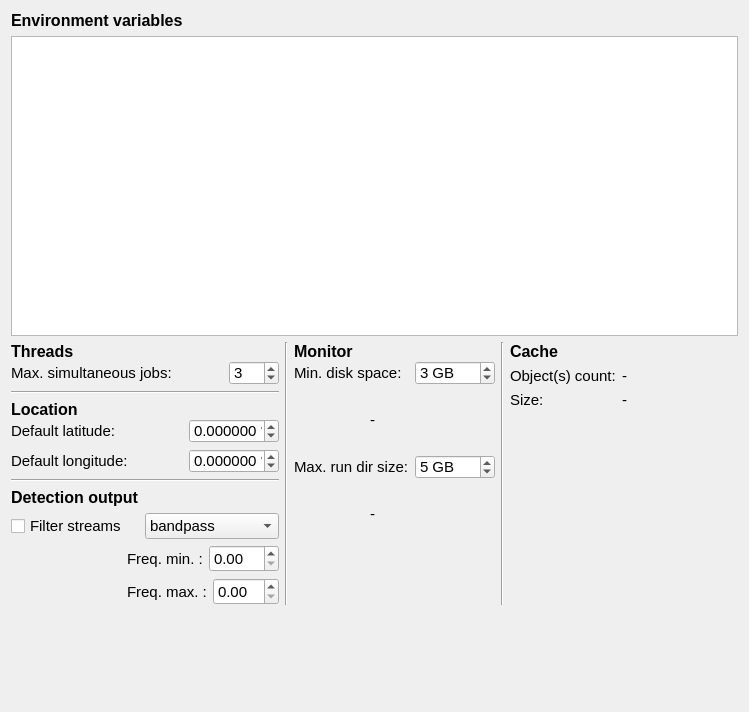
<?xml version="1.0" encoding="UTF-8"?>
<ui version="4.0">
 <class>SettingsPanel</class>
 <widget class="QWidget" name="SettingsPanel">
  <property name="geometry">
   <rect>
    <x>0</x>
    <y>0</y>
    <width>749</width>
    <height>712</height>
   </rect>
  </property>
  <property name="windowTitle">
   <string>Form</string>
  </property>
  <property name="styleSheet">
   <string notr="true"/>
  </property>
  <layout class="QVBoxLayout" name="verticalLayout_5">
   <item>
    <widget class="QScrollArea" name="scrollArea">
     <property name="font">
      <font>
       <pointsize>11</pointsize>
      </font>
     </property>
     <property name="frameShape">
      <enum>QFrame::NoFrame</enum>
     </property>
     <property name="widgetResizable">
      <bool>true</bool>
     </property>
     <widget class="QWidget" name="scrollAreaWidgetContents">
      <property name="geometry">
       <rect>
        <x>0</x>
        <y>0</y>
        <width>725</width>
        <height>688</height>
       </rect>
      </property>
      <layout class="QGridLayout" name="gridLayout_4">
       <property name="margin">
        <number>0</number>
       </property>
       <item row="0" column="0" colspan="6">
        <layout class="QVBoxLayout" name="verticalLayout_2">
         <property name="spacing">
          <number>6</number>
         </property>
         <item>
          <widget class="QLabel" name="label">
           <property name="sizePolicy">
            <sizepolicy hsizetype="Expanding" vsizetype="Minimum">
             <horstretch>0</horstretch>
             <verstretch>0</verstretch>
            </sizepolicy>
           </property>
           <property name="maximumSize">
            <size>
             <width>16777215</width>
             <height>20</height>
            </size>
           </property>
           <property name="font">
            <font>
             <pointsize>12</pointsize>
             <weight>75</weight>
             <bold>true</bold>
            </font>
           </property>
           <property name="text">
            <string>Environment variables</string>
           </property>
          </widget>
         </item>
         <item>
          <widget class="QTableWidget" name="tableWidgetVariables">
           <property name="minimumSize">
            <size>
             <width>0</width>
             <height>300</height>
            </size>
           </property>
           <property name="maximumSize">
            <size>
             <width>16777215</width>
             <height>300</height>
            </size>
           </property>
           <property name="font">
            <font>
             <pointsize>11</pointsize>
            </font>
           </property>
           <property name="frameShape">
            <enum>QFrame::StyledPanel</enum>
           </property>
           <property name="frameShadow">
            <enum>QFrame::Plain</enum>
           </property>
           <property name="dragDropOverwriteMode">
            <bool>false</bool>
           </property>
           <property name="alternatingRowColors">
            <bool>true</bool>
           </property>
           <property name="selectionMode">
            <enum>QAbstractItemView::SingleSelection</enum>
           </property>
           <property name="selectionBehavior">
            <enum>QAbstractItemView::SelectRows</enum>
           </property>
           <property name="verticalScrollMode">
            <enum>QAbstractItemView::ScrollPerPixel</enum>
           </property>
           <property name="horizontalScrollMode">
            <enum>QAbstractItemView::ScrollPerPixel</enum>
           </property>
           <property name="sortingEnabled">
            <bool>true</bool>
           </property>
           <attribute name="verticalHeaderVisible">
            <bool>false</bool>
           </attribute>
          </widget>
         </item>
        </layout>
       </item>
       <item row="1" column="0">
        <layout class="QVBoxLayout" name="verticalLayout_7">
         <item>
          <layout class="QVBoxLayout" name="verticalLayout">
           <property name="spacing">
            <number>0</number>
           </property>
           <item>
            <widget class="QLabel" name="label_2">
             <property name="sizePolicy">
              <sizepolicy hsizetype="Minimum" vsizetype="Minimum">
               <horstretch>0</horstretch>
               <verstretch>0</verstretch>
              </sizepolicy>
             </property>
             <property name="font">
              <font>
               <pointsize>12</pointsize>
               <weight>75</weight>
               <bold>true</bold>
              </font>
             </property>
             <property name="text">
              <string>Threads</string>
             </property>
            </widget>
           </item>
           <item>
            <layout class="QHBoxLayout" name="horizontalLayout">
             <property name="spacing">
              <number>0</number>
             </property>
             <item>
              <widget class="QLabel" name="label_3">
               <property name="sizePolicy">
                <sizepolicy hsizetype="Minimum" vsizetype="Preferred">
                 <horstretch>0</horstretch>
                 <verstretch>0</verstretch>
                </sizepolicy>
               </property>
               <property name="font">
                <font>
                 <pointsize>11</pointsize>
                </font>
               </property>
               <property name="text">
                <string>Max. simultaneous jobs:</string>
               </property>
              </widget>
             </item>
             <item>
              <widget class="QSpinBox" name="spinBoxThreads">
               <property name="sizePolicy">
                <sizepolicy hsizetype="Fixed" vsizetype="Fixed">
                 <horstretch>0</horstretch>
                 <verstretch>0</verstretch>
                </sizepolicy>
               </property>
               <property name="maximumSize">
                <size>
                 <width>50</width>
                 <height>24</height>
                </size>
               </property>
               <property name="font">
                <font>
                 <pointsize>11</pointsize>
                </font>
               </property>
               <property name="minimum">
                <number>1</number>
               </property>
               <property name="maximum">
                <number>6</number>
               </property>
               <property name="value">
                <number>3</number>
               </property>
              </widget>
             </item>
            </layout>
           </item>
          </layout>
         </item>
         <item>
          <widget class="Line" name="line_4">
           <property name="font">
            <font>
             <pointsize>11</pointsize>
            </font>
           </property>
           <property name="orientation">
            <enum>Qt::Horizontal</enum>
           </property>
          </widget>
         </item>
         <item>
          <layout class="QVBoxLayout" name="verticalLayout_3">
           <property name="spacing">
            <number>0</number>
           </property>
           <item>
            <widget class="QLabel" name="label_4">
             <property name="sizePolicy">
              <sizepolicy hsizetype="Minimum" vsizetype="Minimum">
               <horstretch>0</horstretch>
               <verstretch>0</verstretch>
              </sizepolicy>
             </property>
             <property name="font">
              <font>
               <pointsize>12</pointsize>
               <weight>75</weight>
               <bold>true</bold>
              </font>
             </property>
             <property name="text">
              <string>Location</string>
             </property>
            </widget>
           </item>
           <item>
            <layout class="QGridLayout" name="gridLayout">
             <property name="spacing">
              <number>6</number>
             </property>
             <item row="1" column="1">
              <widget class="QDoubleSpinBox" name="doubleSpinBoxLongitude">
               <property name="maximumSize">
                <size>
                 <width>90</width>
                 <height>24</height>
                </size>
               </property>
               <property name="font">
                <font>
                 <pointsize>11</pointsize>
                </font>
               </property>
               <property name="toolTip">
                <string>&lt;html&gt;&lt;head/&gt;&lt;body&gt;&lt;p&gt;Default trigger longitude.&lt;/p&gt;&lt;/body&gt;&lt;/html&gt;</string>
               </property>
               <property name="suffix">
                <string> °</string>
               </property>
               <property name="decimals">
                <number>6</number>
               </property>
               <property name="minimum">
                <double>-180.000000000000000</double>
               </property>
               <property name="maximum">
                <double>180.000000000000000</double>
               </property>
              </widget>
             </item>
             <item row="0" column="0">
              <widget class="QLabel" name="label_5">
               <property name="sizePolicy">
                <sizepolicy hsizetype="Minimum" vsizetype="Preferred">
                 <horstretch>0</horstretch>
                 <verstretch>0</verstretch>
                </sizepolicy>
               </property>
               <property name="font">
                <font>
                 <pointsize>11</pointsize>
                </font>
               </property>
               <property name="text">
                <string>Default latitude:</string>
               </property>
              </widget>
             </item>
             <item row="0" column="1">
              <widget class="QDoubleSpinBox" name="doubleSpinBoxLatitude">
               <property name="maximumSize">
                <size>
                 <width>90</width>
                 <height>24</height>
                </size>
               </property>
               <property name="font">
                <font>
                 <pointsize>11</pointsize>
                </font>
               </property>
               <property name="toolTip">
                <string>&lt;html&gt;&lt;head/&gt;&lt;body&gt;&lt;p&gt;Default trigger latitude.&lt;/p&gt;&lt;/body&gt;&lt;/html&gt;</string>
               </property>
               <property name="prefix">
                <string/>
               </property>
               <property name="suffix">
                <string> °</string>
               </property>
               <property name="decimals">
                <number>6</number>
               </property>
               <property name="minimum">
                <double>-90.000000000000000</double>
               </property>
               <property name="maximum">
                <double>90.000000000000000</double>
               </property>
              </widget>
             </item>
             <item row="1" column="0">
              <widget class="QLabel" name="label_6">
               <property name="sizePolicy">
                <sizepolicy hsizetype="Minimum" vsizetype="Preferred">
                 <horstretch>0</horstretch>
                 <verstretch>0</verstretch>
                </sizepolicy>
               </property>
               <property name="font">
                <font>
                 <pointsize>11</pointsize>
                </font>
               </property>
               <property name="text">
                <string>Default longitude:</string>
               </property>
              </widget>
             </item>
            </layout>
           </item>
          </layout>
         </item>
         <item>
          <widget class="Line" name="line_3">
           <property name="font">
            <font>
             <pointsize>11</pointsize>
            </font>
           </property>
           <property name="orientation">
            <enum>Qt::Horizontal</enum>
           </property>
          </widget>
         </item>
         <item>
          <layout class="QGridLayout" name="gridLayout_3">
           <property name="spacing">
            <number>6</number>
           </property>
           <item row="0" column="0">
            <widget class="QLabel" name="label_7">
             <property name="sizePolicy">
              <sizepolicy hsizetype="Minimum" vsizetype="Preferred">
               <horstretch>0</horstretch>
               <verstretch>0</verstretch>
              </sizepolicy>
             </property>
             <property name="font">
              <font>
               <pointsize>12</pointsize>
               <weight>75</weight>
               <bold>true</bold>
              </font>
             </property>
             <property name="text">
              <string>Detection output</string>
             </property>
            </widget>
           </item>
           <item row="1" column="0">
            <widget class="QCheckBox" name="checkBoxFilter">
             <property name="font">
              <font>
               <pointsize>11</pointsize>
              </font>
             </property>
             <property name="toolTip">
              <string>&lt;html&gt;&lt;head/&gt;&lt;body&gt;&lt;p&gt;By checking this box, spectrographs of outputed triggers will be displayed using the selected filter.&lt;br/&gt;If the selected filter is different than 'bandpass', only the frequency min value will be used.&lt;/p&gt;&lt;/body&gt;&lt;/html&gt;</string>
             </property>
             <property name="text">
              <string>Filter streams</string>
             </property>
            </widget>
           </item>
           <item row="1" column="1">
            <widget class="QComboBox" name="comboBoxFilter">
             <property name="sizePolicy">
              <sizepolicy hsizetype="Minimum" vsizetype="Fixed">
               <horstretch>0</horstretch>
               <verstretch>0</verstretch>
              </sizepolicy>
             </property>
             <property name="font">
              <font>
               <pointsize>11</pointsize>
              </font>
             </property>
             <property name="toolTip">
              <string>&lt;html&gt;&lt;head/&gt;&lt;body&gt;&lt;p&gt;Available filters&lt;/p&gt;&lt;/body&gt;&lt;/html&gt;</string>
             </property>
             <item>
              <property name="text">
               <string>bandpass</string>
              </property>
             </item>
             <item>
              <property name="text">
               <string>bandstop</string>
              </property>
             </item>
             <item>
              <property name="text">
               <string>lowpass</string>
              </property>
             </item>
             <item>
              <property name="text">
               <string>highpass</string>
              </property>
             </item>
             <item>
              <property name="text">
               <string>lowpassCheby2</string>
              </property>
             </item>
             <item>
              <property name="text">
               <string>lowpassFIR</string>
              </property>
             </item>
             <item>
              <property name="text">
               <string>remezFIR</string>
              </property>
             </item>
            </widget>
           </item>
           <item row="2" column="0" colspan="2">
            <layout class="QHBoxLayout" name="horizontalLayout_8">
             <property name="spacing">
              <number>6</number>
             </property>
             <item>
              <widget class="QWidget" name="widget" native="true">
               <property name="sizePolicy">
                <sizepolicy hsizetype="Minimum" vsizetype="Minimum">
                 <horstretch>0</horstretch>
                 <verstretch>0</verstretch>
                </sizepolicy>
               </property>
               <property name="font">
                <font>
                 <pointsize>11</pointsize>
                </font>
               </property>
              </widget>
             </item>
             <item>
              <layout class="QVBoxLayout" name="verticalLayout_6">
               <property name="spacing">
                <number>6</number>
               </property>
               <item>
                <layout class="QHBoxLayout" name="horizontalLayout_6">
                 <property name="spacing">
                  <number>6</number>
                 </property>
                 <item>
                  <widget class="QLabel" name="labelFreqMin">
                   <property name="sizePolicy">
                    <sizepolicy hsizetype="Minimum" vsizetype="Preferred">
                     <horstretch>0</horstretch>
                     <verstretch>0</verstretch>
                    </sizepolicy>
                   </property>
                   <property name="font">
                    <font>
                     <pointsize>11</pointsize>
                    </font>
                   </property>
                   <property name="text">
                    <string>Freq. min. :</string>
                   </property>
                  </widget>
                 </item>
                 <item>
                  <widget class="QDoubleSpinBox" name="doubleSpinBoxFilterMin">
                   <property name="font">
                    <font>
                     <pointsize>11</pointsize>
                    </font>
                   </property>
                   <property name="toolTip">
                    <string>&lt;html&gt;&lt;head/&gt;&lt;body&gt;&lt;p&gt;Minimum frequency&lt;/p&gt;&lt;/body&gt;&lt;/html&gt;</string>
                   </property>
                  </widget>
                 </item>
                </layout>
               </item>
               <item>
                <layout class="QHBoxLayout" name="horizontalLayout_7">
                 <property name="spacing">
                  <number>6</number>
                 </property>
                 <item>
                  <widget class="QLabel" name="labelFreqMax">
                   <property name="sizePolicy">
                    <sizepolicy hsizetype="Minimum" vsizetype="Preferred">
                     <horstretch>0</horstretch>
                     <verstretch>0</verstretch>
                    </sizepolicy>
                   </property>
                   <property name="font">
                    <font>
                     <pointsize>11</pointsize>
                    </font>
                   </property>
                   <property name="text">
                    <string>Freq. max. :</string>
                   </property>
                  </widget>
                 </item>
                 <item>
                  <widget class="QDoubleSpinBox" name="doubleSpinBoxFilterMax">
                   <property name="font">
                    <font>
                     <pointsize>11</pointsize>
                    </font>
                   </property>
                   <property name="toolTip">
                    <string>&lt;html&gt;&lt;head/&gt;&lt;body&gt;&lt;p&gt;Maximum frequency&lt;/p&gt;&lt;/body&gt;&lt;/html&gt;</string>
                   </property>
                  </widget>
                 </item>
                </layout>
               </item>
              </layout>
             </item>
            </layout>
           </item>
          </layout>
         </item>
         <item>
          <spacer name="verticalSpacer_5">
           <property name="font">
            <font>
             <pointsize>11</pointsize>
            </font>
           </property>
           <property name="orientation">
            <enum>Qt::Vertical</enum>
           </property>
           <property name="sizeHint" stdset="0">
            <size>
             <width>20</width>
             <height>40</height>
            </size>
           </property>
          </spacer>
         </item>
        </layout>
       </item>
       <item row="1" column="1">
        <widget class="Line" name="line">
         <property name="font">
          <font>
           <pointsize>11</pointsize>
          </font>
         </property>
         <property name="orientation">
          <enum>Qt::Vertical</enum>
         </property>
        </widget>
       </item>
       <item row="1" column="2">
        <layout class="QVBoxLayout" name="verticalLayout_9">
         <property name="spacing">
          <number>6</number>
         </property>
         <item>
          <widget class="QFrame" name="frameMonitor">
           <property name="maximumSize">
            <size>
             <width>270</width>
             <height>220</height>
            </size>
           </property>
           <property name="font">
            <font>
             <pointsize>11</pointsize>
            </font>
           </property>
           <property name="frameShape">
            <enum>QFrame::NoFrame</enum>
           </property>
           <property name="frameShadow">
            <enum>QFrame::Raised</enum>
           </property>
           <layout class="QVBoxLayout" name="verticalLayout_4">
            <property name="spacing">
             <number>0</number>
            </property>
            <property name="margin">
             <number>0</number>
            </property>
            <item>
             <widget class="QLabel" name="label_9">
              <property name="sizePolicy">
               <sizepolicy hsizetype="Expanding" vsizetype="Minimum">
                <horstretch>0</horstretch>
                <verstretch>0</verstretch>
               </sizepolicy>
              </property>
              <property name="font">
               <font>
                <pointsize>12</pointsize>
                <weight>75</weight>
                <bold>true</bold>
               </font>
              </property>
              <property name="text">
               <string>Monitor</string>
              </property>
             </widget>
            </item>
            <item>
             <layout class="QHBoxLayout" name="horizontalLayout_2">
              <property name="spacing">
               <number>6</number>
              </property>
              <item>
               <widget class="QLabel" name="label_8">
                <property name="font">
                 <font>
                  <pointsize>11</pointsize>
                 </font>
                </property>
                <property name="text">
                 <string>Min. disk space:</string>
                </property>
               </widget>
              </item>
              <item>
               <widget class="QSpinBox" name="spinBoxMinDiskspace">
                <property name="maximumSize">
                 <size>
                  <width>80</width>
                  <height>24</height>
                 </size>
                </property>
                <property name="font">
                 <font>
                  <pointsize>11</pointsize>
                 </font>
                </property>
                <property name="suffix">
                 <string> GB</string>
                </property>
                <property name="minimum">
                 <number>2</number>
                </property>
                <property name="maximum">
                 <number>1000</number>
                </property>
                <property name="value">
                 <number>3</number>
                </property>
               </widget>
              </item>
             </layout>
            </item>
            <item>
             <layout class="QHBoxLayout" name="horizontalLayout_4">
              <property name="spacing">
               <number>6</number>
              </property>
              <item>
               <widget class="QFrame" name="frameDiskspace">
                <property name="sizePolicy">
                 <sizepolicy hsizetype="Fixed" vsizetype="Fixed">
                  <horstretch>0</horstretch>
                  <verstretch>0</verstretch>
                 </sizepolicy>
                </property>
                <property name="minimumSize">
                 <size>
                  <width>70</width>
                  <height>70</height>
                 </size>
                </property>
                <property name="font">
                 <font>
                  <pointsize>11</pointsize>
                 </font>
                </property>
                <property name="frameShape">
                 <enum>QFrame::NoFrame</enum>
                </property>
                <property name="frameShadow">
                 <enum>QFrame::Raised</enum>
                </property>
               </widget>
              </item>
              <item>
               <widget class="QLabel" name="labelAvailableDiskspace">
                <property name="font">
                 <font>
                  <pointsize>11</pointsize>
                 </font>
                </property>
                <property name="text">
                 <string>-</string>
                </property>
                <property name="alignment">
                 <set>Qt::AlignLeading|Qt::AlignLeft|Qt::AlignVCenter</set>
                </property>
               </widget>
              </item>
             </layout>
            </item>
            <item>
             <layout class="QHBoxLayout" name="horizontalLayout_3">
              <property name="spacing">
               <number>6</number>
              </property>
              <item>
               <widget class="QLabel" name="label_10">
                <property name="font">
                 <font>
                  <pointsize>11</pointsize>
                 </font>
                </property>
                <property name="text">
                 <string>Max. run dir size:</string>
                </property>
               </widget>
              </item>
              <item>
               <widget class="QSpinBox" name="spinBoxMaxRundirSpace">
                <property name="maximumSize">
                 <size>
                  <width>80</width>
                  <height>24</height>
                 </size>
                </property>
                <property name="font">
                 <font>
                  <pointsize>11</pointsize>
                 </font>
                </property>
                <property name="suffix">
                 <string> GB</string>
                </property>
                <property name="minimum">
                 <number>2</number>
                </property>
                <property name="maximum">
                 <number>1000</number>
                </property>
                <property name="value">
                 <number>5</number>
                </property>
               </widget>
              </item>
             </layout>
            </item>
            <item>
             <layout class="QHBoxLayout" name="horizontalLayout_5">
              <property name="spacing">
               <number>6</number>
              </property>
              <item>
               <widget class="QFrame" name="frameRunDirSize">
                <property name="sizePolicy">
                 <sizepolicy hsizetype="Fixed" vsizetype="Fixed">
                  <horstretch>0</horstretch>
                  <verstretch>0</verstretch>
                 </sizepolicy>
                </property>
                <property name="minimumSize">
                 <size>
                  <width>70</width>
                  <height>70</height>
                 </size>
                </property>
                <property name="font">
                 <font>
                  <pointsize>11</pointsize>
                 </font>
                </property>
                <property name="frameShape">
                 <enum>QFrame::NoFrame</enum>
                </property>
                <property name="frameShadow">
                 <enum>QFrame::Raised</enum>
                </property>
               </widget>
              </item>
              <item>
               <widget class="QLabel" name="labelCurrentRunDirSize">
                <property name="font">
                 <font>
                  <pointsize>11</pointsize>
                 </font>
                </property>
                <property name="text">
                 <string>-</string>
                </property>
                <property name="alignment">
                 <set>Qt::AlignLeading|Qt::AlignLeft|Qt::AlignVCenter</set>
                </property>
               </widget>
              </item>
             </layout>
            </item>
            <item>
             <spacer name="verticalSpacer_2">
              <property name="font">
               <font>
                <pointsize>11</pointsize>
               </font>
              </property>
              <property name="orientation">
               <enum>Qt::Vertical</enum>
              </property>
              <property name="sizeHint" stdset="0">
               <size>
                <width>198</width>
                <height>4</height>
               </size>
              </property>
             </spacer>
            </item>
           </layout>
          </widget>
         </item>
         <item>
          <spacer name="verticalSpacer_4">
           <property name="font">
            <font>
             <pointsize>11</pointsize>
            </font>
           </property>
           <property name="orientation">
            <enum>Qt::Vertical</enum>
           </property>
           <property name="sizeHint" stdset="0">
            <size>
             <width>20</width>
             <height>40</height>
            </size>
           </property>
          </spacer>
         </item>
        </layout>
       </item>
       <item row="1" column="3">
        <widget class="Line" name="line_2">
         <property name="font">
          <font>
           <pointsize>11</pointsize>
          </font>
         </property>
         <property name="orientation">
          <enum>Qt::Vertical</enum>
         </property>
        </widget>
       </item>
       <item row="1" column="4">
        <layout class="QVBoxLayout" name="verticalLayout_8">
         <property name="spacing">
          <number>6</number>
         </property>
         <item>
          <layout class="QGridLayout" name="gridLayout_2">
           <property name="spacing">
            <number>6</number>
           </property>
           <item row="0" column="0" colspan="2">
            <widget class="QLabel" name="label_13">
             <property name="font">
              <font>
               <pointsize>12</pointsize>
               <weight>75</weight>
               <bold>true</bold>
              </font>
             </property>
             <property name="text">
              <string>Cache</string>
             </property>
            </widget>
           </item>
           <item row="1" column="0">
            <widget class="QLabel" name="label_14">
             <property name="font">
              <font>
               <pointsize>11</pointsize>
              </font>
             </property>
             <property name="text">
              <string>Object(s) count:</string>
             </property>
            </widget>
           </item>
           <item row="1" column="1">
            <widget class="QLabel" name="labelCacheCount">
             <property name="font">
              <font>
               <pointsize>11</pointsize>
              </font>
             </property>
             <property name="toolTip">
              <string>&lt;html&gt;&lt;head/&gt;&lt;body&gt;&lt;p&gt;Number of object(s) stored inside the cache pool&lt;/p&gt;&lt;/body&gt;&lt;/html&gt;</string>
             </property>
             <property name="text">
              <string>-</string>
             </property>
            </widget>
           </item>
           <item row="2" column="0">
            <widget class="QLabel" name="label_15">
             <property name="font">
              <font>
               <pointsize>11</pointsize>
              </font>
             </property>
             <property name="text">
              <string>Size:</string>
             </property>
            </widget>
           </item>
           <item row="2" column="1">
            <widget class="QLabel" name="labelCacheSize">
             <property name="font">
              <font>
               <pointsize>11</pointsize>
              </font>
             </property>
             <property name="toolTip">
              <string>&lt;html&gt;&lt;head/&gt;&lt;body&gt;&lt;p&gt;Total size of the cache pool&lt;/p&gt;&lt;/body&gt;&lt;/html&gt;</string>
             </property>
             <property name="text">
              <string>-</string>
             </property>
            </widget>
           </item>
          </layout>
         </item>
         <item>
          <spacer name="verticalSpacer_3">
           <property name="font">
            <font>
             <pointsize>11</pointsize>
            </font>
           </property>
           <property name="orientation">
            <enum>Qt::Vertical</enum>
           </property>
           <property name="sizeHint" stdset="0">
            <size>
             <width>20</width>
             <height>181</height>
            </size>
           </property>
          </spacer>
         </item>
        </layout>
       </item>
       <item row="1" column="5">
        <spacer name="horizontalSpacer">
         <property name="font">
          <font>
           <pointsize>11</pointsize>
          </font>
         </property>
         <property name="orientation">
          <enum>Qt::Horizontal</enum>
         </property>
         <property name="sizeHint" stdset="0">
          <size>
           <width>121</width>
           <height>228</height>
          </size>
         </property>
        </spacer>
       </item>
       <item row="2" column="0" colspan="6">
        <spacer name="verticalSpacer">
         <property name="font">
          <font>
           <pointsize>11</pointsize>
          </font>
         </property>
         <property name="orientation">
          <enum>Qt::Vertical</enum>
         </property>
         <property name="sizeHint" stdset="0">
          <size>
           <width>20</width>
           <height>203</height>
          </size>
         </property>
        </spacer>
       </item>
      </layout>
     </widget>
    </widget>
   </item>
  </layout>
 </widget>
 <resources/>
 <connections/>
</ui>
